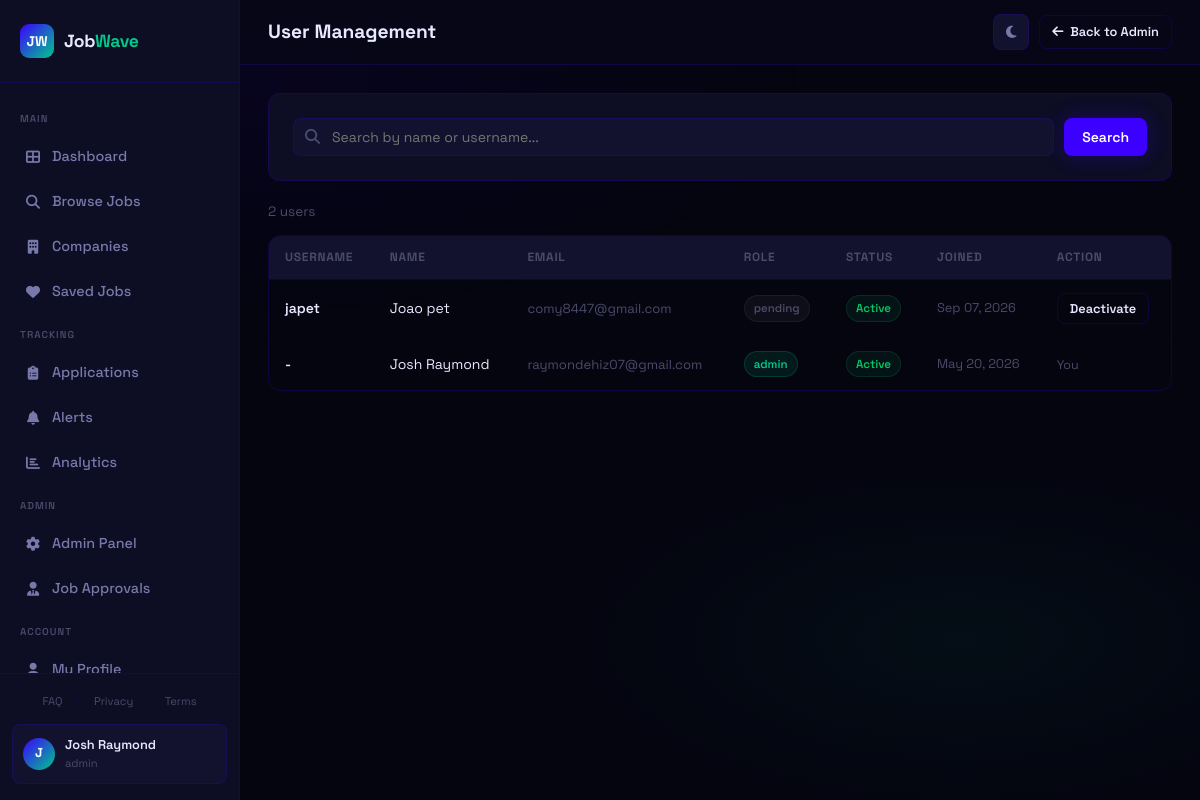
Before: /admin/users (signed in) with the older database file.
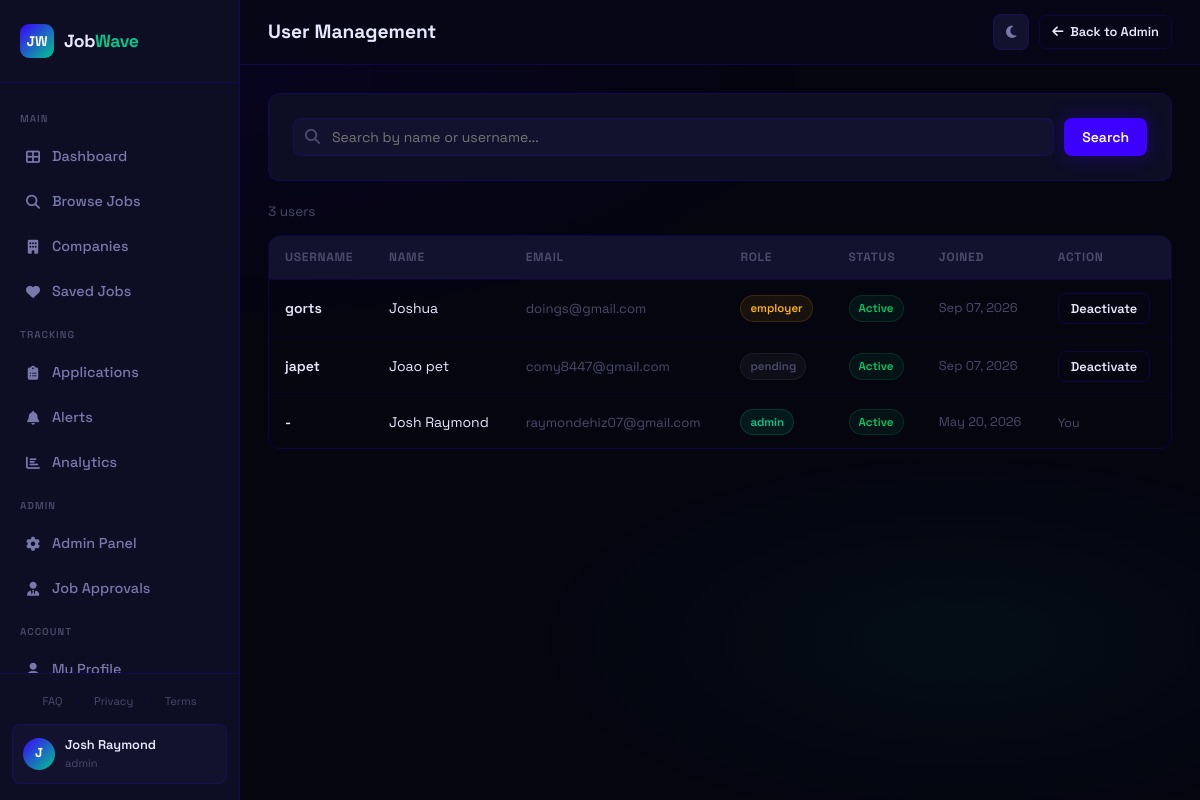
After: the same page with the newer database file.
### app.py (models this page shows, shortened)
class User(db.Model):
    id = db.Column(db.Integer, primary_key=True)
    name = db.Column(db.String(120), nullable=False)
    email = db.Column(db.String(120), unique=True, nullable=False)
    password_hash = db.Column(db.String(256), nullable=False)
    role = db.Column(db.String(20), default='user')
    created_at = db.Column(db.DateTime, default=datetime.utcnow)
    is_active = db.Column(db.Boolean, default=True)
    saved_jobs = db.relationship('SavedJob', backref='user', lazy=True, cascade='all, delete-orphan')
    applications = db.relationship('Application', backref='user', lazy=True, cascade='all, delete-orphan')
    alerts = db.relationship('Alert', backref='user', lazy=True, cascade='all, delete-orphan')
    profile = db.relationship('UserProfile', backref='user', uselist=False, cascade='all, delete-orphan')
    username = db.Column(db.String(50), unique=True, nullable=True)
    is_verified = db.Column(db.Boolean, default=False)
    @property
    def is_authenticated(self): return True

### app.py (the view)
@app.route('/admin/users')
@login_required
@admin_required
def all_users():
    q = request.args.get('q', '').strip()
    query = User.query
    if q:
        search = f'%{q}%'
        query = query.filter(
            db.or_(User.username.ilike(search), User.name.ilike(search))
        )
    users = query.order_by(User.created_at.desc()).all()
    return render_template('all_users.html', users=users, q=q)

### app.py (called while the page is built)
@login_manager.user_loader
def load_user(user_id):
    return User.query.get(int(user_id))

def admin_required(f):
    @wraps(f)
    def decorated(*args, **kwargs):
        if not current_user.is_authenticated or current_user.role != 'admin':
            flash('Admin access required.', 'error')
            return redirect(url_for('dashboard'))
        return f(*args, **kwargs)
    return decorated

@app.before_request
def enforce_onboarding():
    if not current_user.is_authenticated:
        return
    if request.endpoint in PUBLIC_ENDPOINTS or request.endpoint is None:
        return
    if request.endpoint.startswith('static'):
        return
    if current_user.role not in ('user', 'employer', 'admin'):
        return redirect(url_for('choose_account_type'))

### templates/all_users.html (shortened to what this page needs)
{% extends 'base.html' %}
{% block page_title %}User Management{% endblock %}
{% block topbar_actions %}
<a href="{{ url_for('admin') }}" class="btn btn-outline btn-sm"><i class="fa-solid fa-arrow-left"></i> Back to Admin</a>
{% endblock %}
{% block content %}
<div class="card" style="margin-bottom:20px;">
  <form method="GET" action="{{ url_for('all_users') }}" style="display:flex;gap:10px;">
    <div class="search-bar" style="flex:1;">
      <span class="search-icon"><i class="fa-solid fa-magnifying-glass"></i></span>
      <input type="text" name="q" value="{{ q }}" placeholder="Search by name or username...">
    </div>
    <button type="submit" class="btn btn-primary">Search</button>
  </form>
</div>
<div style="margin-bottom:12px;font-size:0.85rem;color:var(--text-muted);">{{ users|length }} user{{ 's' if users|length != 1 }}{% if q %} matching "{{ q }}"{% endif %}</div>
{% if users %}
<div class="table-wrap">
  <table>
    <thead>
      <tr>
        <th>Username</th>
        <th>Name</th>
        <th class="hide-mobile">Email</th>
        <th>Role</th>
        <th>Status</th>
        <th class="hide-mobile">Joined</th>
        <th>Action</th>
      </tr>
    </thead>
    <tbody>
      {% for user in users %}
      <tr>
        <td style="font-weight:600;">{{ user.username or '-' }}</td>
        <td>{{ user.name }}</td>
        <td class="hide-mobile" style="color:var(--text-muted);font-size:0.82rem;">{{ user.email }}</td>
        <td><span class="badge {% if user.role == 'admin' %}badge-mint{% elif user.role == 'employer' %}badge-amber{% else %}badge-gray{% endif %}">{{ user.role }}</span></td>
        <td>
          <span class="badge {% if user.is_active %}badge-green{% else %}badge-red{% endif %}">
            {{ 'Active' if user.is_active else 'Inactive' }}
          </span>
        </td>
        <td class="hide-mobile" style="color:var(--text-muted);font-size:0.8rem;">{{ user.created_at.strftime('%b %d, %Y') }}</td>
        <td>
          {% if user.id != current_user.id %}
          <button class="btn btn-outline btn-sm toggle-user-btn" data-user-id="{{ user.id }}">
            {{ 'Deactivate' if user.is_active else 'Activate' }}
          </button>
          {% else %}
          <span style="font-size:0.78rem;color:var(--text-muted);">You</span>
          {% endif %}
        </td>
      </tr>
      {% endfor %}
    </tbody>
  </table>
</div>
{% else %}
<div class="empty-state">
  <div class="empty-icon"><i class="fa-solid fa-users" style="font-size:48px;opacity:0.3;"></i></div>
  <h3>No users found</h3>
  {% if q %}<p>No username matching "{{ q }}".</p>{% endif %}
</div>
{% endif %}
{% endblock %}

### templates/base.html (shortened to what this page needs)
<!DOCTYPE html>
<html lang="en">
<head>
  <link rel="stylesheet" href="{{ url_for('static', filename='css/style.css') }}">
  <link rel="stylesheet" href="https://cdnjs.cloudflare.com/ajax/libs/font-awesome/6.5.0/css/all.min.css">
</head>
<body>
{% if current_user.is_authenticated %}
<div class="wrapper">
  <aside class="sidebar">
    <div class="sidebar-logo">
      <div class="logo-mark">JW</div>
      <div class="logo-text">Job<span>Wave</span></div>
    </div>
    <nav class="sidebar-nav">
      <span class="nav-section-label">Main</span>
      <a href="{{ url_for('dashboard') }}" class="nav-link {% if request.endpoint == 'dashboard' %}active{% endif %}">
        <span class="nav-icon"><i class="fa-solid fa-table-cells-large"></i></span> Dashboard
      </a>
      <a href="{{ url_for('jobs') }}" class="nav-link {% if request.endpoint in ['jobs','job_detail'] %}active{% endif %}">
        <span class="nav-icon"><i class="fa-solid fa-magnifying-glass"></i></span> Browse Jobs
      </a>
      <a href="{{ url_for('companies') }}" class="nav-link {% if request.endpoint in ['companies','company_page'] %}active{% endif %}">
        <span class="nav-icon"><i class="fa-solid fa-building"></i></span> Companies
      </a>
      <a href="{{ url_for('saved_jobs') }}" class="nav-link {% if request.endpoint == 'saved_jobs' %}active{% endif %}">
        <span class="nav-icon"><i class="fa-solid fa-heart"></i></span> Saved Jobs
      </a>
      <span class="nav-section-label">Tracking</span>
      <a href="{{ url_for('applications') }}" class="nav-link {% if request.endpoint == 'applications' %}active{% endif %}">
        <span class="nav-icon"><i class="fa-solid fa-clipboard-list"></i></span> Applications
      </a>
      <a href="{{ url_for('alerts') }}" class="nav-link {% if request.endpoint == 'alerts' %}active{% endif %}">
        <span class="nav-icon"><i class="fa-solid fa-bell"></i></span> Alerts
      </a>
      <a href="{{ url_for('analytics') }}" class="nav-link {% if request.endpoint == 'analytics' %}active{% endif %}">
        <span class="nav-icon"><i class="fa-solid fa-chart-bar"></i></span> Analytics
      </a>
      {% if current_user.role == 'admin' %}
      <span class="nav-section-label">Admin</span>
      <a href="{{ url_for('admin') }}" class="nav-link {% if request.endpoint == 'admin' %}active{% endif %}">
        <span class="nav-icon"><i class="fa-solid fa-gear"></i></span> Admin Panel
      </a>
      <a href="{{ url_for('employer_job_queue') }}" class="nav-link {% if request.endpoint == 'employer_job_queue' %}active{% endif %}">
        <span class="nav-icon"><i class="fa-solid fa-user-tie"></i></span> Job Approvals
      </a>
      {% endif %}
      <span class="nav-section-label">Account</span>
      <a href="{{ url_for('profile') }}" class="nav-link {% if request.endpoint == 'profile' %}active{% endif %}">
        <span class="nav-icon"><i class="fa-solid fa-user"></i></span> My Profile
      </a>
    </nav>
    <div class="sidebar-footer">
      <div style="padding:0 12px 10px;display:flex;gap:6px;align-items:center;justify-content:center;">
        <a href="{{ url_for('faq') }}" style="font-size:0.7rem;color:var(--text-muted);padding:3px 8px;border-radius:4px;transition:var(--transition);">FAQ</a>
        <span style="color:var(--border);font-size:0.6rem;">•</span>
        <a href="{{ url_for('privacy') }}" style="font-size:0.7rem;color:var(--text-muted);padding:3px 8px;border-radius:4px;transition:var(--transition);">Privacy</a>
        <span style="color:var(--border);font-size:0.6rem;">•</span>
        <a href="{{ url_for('terms') }}" style="font-size:0.7rem;color:var(--text-muted);padding:3px 8px;border-radius:4px;transition:var(--transition);">Terms</a>
      </div>
      <div class="user-card">
        <div class="user-avatar">{{ current_user.name[0].upper() }}</div>
        <div class="user-info">
          <div class="user-name">{{ current_user.name }}</div>
          <div class="user-role">{{ current_user.role }}</div>
        </div>
      </div>
    </div>
  </aside>
  <main class="main">
    <div class="topbar">
      <div style="display:flex;align-items:center;gap:12px;">
        <div class="topbar-title">
          <h1>{% block page_title %}Dashboard{% endblock %}</h1>
        </div>
      </div>
      <div class="topbar-actions">
        <button class="theme-toggle" id="theme-toggle" title="Toggle light/dark mode">
          <i class="fa-solid fa-moon" id="theme-icon"></i>
        </button>
        {% block topbar_actions %}{% endblock %}
      </div>
    </div>
    <div class="page-content">
      {% block content %}{% endblock %}
    </div>
  </main>
</div>
{% else %}
  {% block public_content %}{% endblock %}
{% endif %}
</body>
</html>

Changed rows visible on the page:
added User: username "gorts", name "Joshua", email "doings@gmail.com", role "employer", is_active "Active", created_at "Sep 07, 2026", is_active "Deactivate"
Other visible differences:
{{ users|length }}: "2" → "3"
